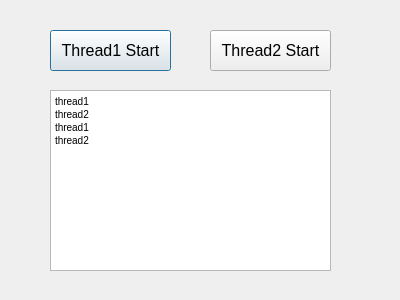
<?xml version="1.0" encoding="UTF-8"?>
<ui version="4.0">
 <class>Dialog</class>
 <widget class="QDialog" name="Dialog">
  <property name="geometry">
   <rect>
    <x>0</x>
    <y>0</y>
    <width>400</width>
    <height>300</height>
   </rect>
  </property>
  <property name="windowTitle">
   <string>Dialog</string>
  </property>
  <widget class="QTextEdit" name="textEdit">
   <property name="geometry">
    <rect>
     <x>50</x>
     <y>90</y>
     <width>281</width>
     <height>181</height>
    </rect>
   </property>
   <property name="font">
    <font>
     <pointsize>9</pointsize>
    </font>
   </property>
   <property name="html">
    <string>&lt;!DOCTYPE HTML PUBLIC &quot;-//W3C//DTD HTML 4.0//EN&quot; &quot;http://www.w3.org/TR/REC-html40/strict.dtd&quot;&gt;
&lt;html&gt;&lt;head&gt;&lt;meta name=&quot;qrichtext&quot; content=&quot;1&quot; /&gt;&lt;style type=&quot;text/css&quot;&gt;
p, li { white-space: pre-wrap; }
&lt;/style&gt;&lt;/head&gt;&lt;body style=&quot; font-family:'MS Shell Dlg 2'; font-size:9pt; font-weight:400; font-style:normal;&quot;&gt;
&lt;p style=&quot; margin-top:0px; margin-bottom:0px; margin-left:0px; margin-right:0px; -qt-block-indent:0; text-indent:0px;&quot;&gt;&lt;span style=&quot; font-size:7.8pt;&quot;&gt;thread1&lt;/span&gt;&lt;/p&gt;
&lt;p style=&quot; margin-top:0px; margin-bottom:0px; margin-left:0px; margin-right:0px; -qt-block-indent:0; text-indent:0px;&quot;&gt;&lt;span style=&quot; font-size:7.8pt;&quot;&gt;thread2&lt;/span&gt;&lt;/p&gt;
&lt;p style=&quot; margin-top:0px; margin-bottom:0px; margin-left:0px; margin-right:0px; -qt-block-indent:0; text-indent:0px;&quot;&gt;&lt;span style=&quot; font-size:7.8pt;&quot;&gt;thread1&lt;/span&gt;&lt;/p&gt;
&lt;p style=&quot; margin-top:0px; margin-bottom:0px; margin-left:0px; margin-right:0px; -qt-block-indent:0; text-indent:0px;&quot;&gt;&lt;span style=&quot; font-size:7.8pt;&quot;&gt;thread2&lt;/span&gt;&lt;/p&gt;&lt;/body&gt;&lt;/html&gt;</string>
   </property>
  </widget>
  <widget class="QPushButton" name="pushButton">
   <property name="geometry">
    <rect>
     <x>50</x>
     <y>30</y>
     <width>121</width>
     <height>41</height>
    </rect>
   </property>
   <property name="font">
    <font>
     <pointsize>12</pointsize>
    </font>
   </property>
   <property name="text">
    <string>Thread1 Start</string>
   </property>
  </widget>
  <widget class="QPushButton" name="pushButton_2">
   <property name="geometry">
    <rect>
     <x>210</x>
     <y>30</y>
     <width>121</width>
     <height>41</height>
    </rect>
   </property>
   <property name="font">
    <font>
     <pointsize>12</pointsize>
    </font>
   </property>
   <property name="text">
    <string>Thread2 Start</string>
   </property>
  </widget>
 </widget>
 <resources/>
 <connections/>
</ui>
